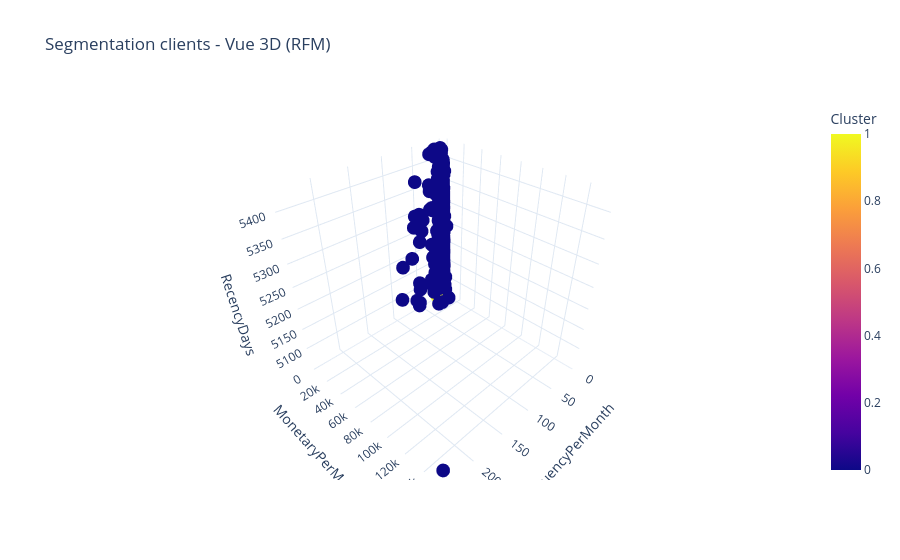

The notebook cell saved with this chart:
### Code cell
fig = px.scatter_3d(real_data, 
                    x='FrequencyPerMonth', 
                    y='MonetaryPerMonth', 
                    z='RecencyDays',
                    color='Cluster',
                    title='Segmentation clients - Vue 3D (RFM)',
                    template='plotly_white')
fig.show()

### Figure 1 — Plotly figure (JSON) as saved in the notebook; plotly's stock layout.template omitted (floating-point values rounded to 4 significant figures; data arrays with more than 128 entries replaced by an {"elided": "..."} marker saying what was removed)
{"data": [{"hovertemplate": "FrequencyPerMonth=%{x}<br>MonetaryPerMonth=%{y}<br>RecencyDays=%{z}<br>Cluster=%{marker.color}<extra></extra>", "legendgroup": "", "marker": {"color": {"elided": "4372 int values"}, "coloraxis": "coloraxis", "symbol": "circle"}, "mode": "markers", "name": "", "scene": "scene", "showlegend": false, "type": "scatter3d", "x": {"elided": "4372 float values"}, "y": {"elided": "4372 float values"}, "z": {"elided": "4372 float values"}}], "layout": {"coloraxis": {"colorbar": {"title": {"text": "Cluster"}}, "colorscale": [[0, "#0d0887"], [0.1111, "#46039f"], [0.2222, "#7201a8"], [0.3333, "#9c179e"], [0.4444, "#bd3786"], [0.5556, "#d8576b"], [0.6667, "#ed7953"], [0.7778, "#fb9f3a"], [0.8889, "#fdca26"], [1, "#f0f921"]]}, "legend": {"tracegroupgap": 0}, "scene": {"domain": {"x": [0, 1], "y": [0, 1]}, "xaxis": {"title": {"text": "FrequencyPerMonth"}}, "yaxis": {"title": {"text": "MonetaryPerMonth"}}, "zaxis": {"title": {"text": "RecencyDays"}}}, "title": {"text": "Segmentation clients - Vue 3D (RFM)"}}}
